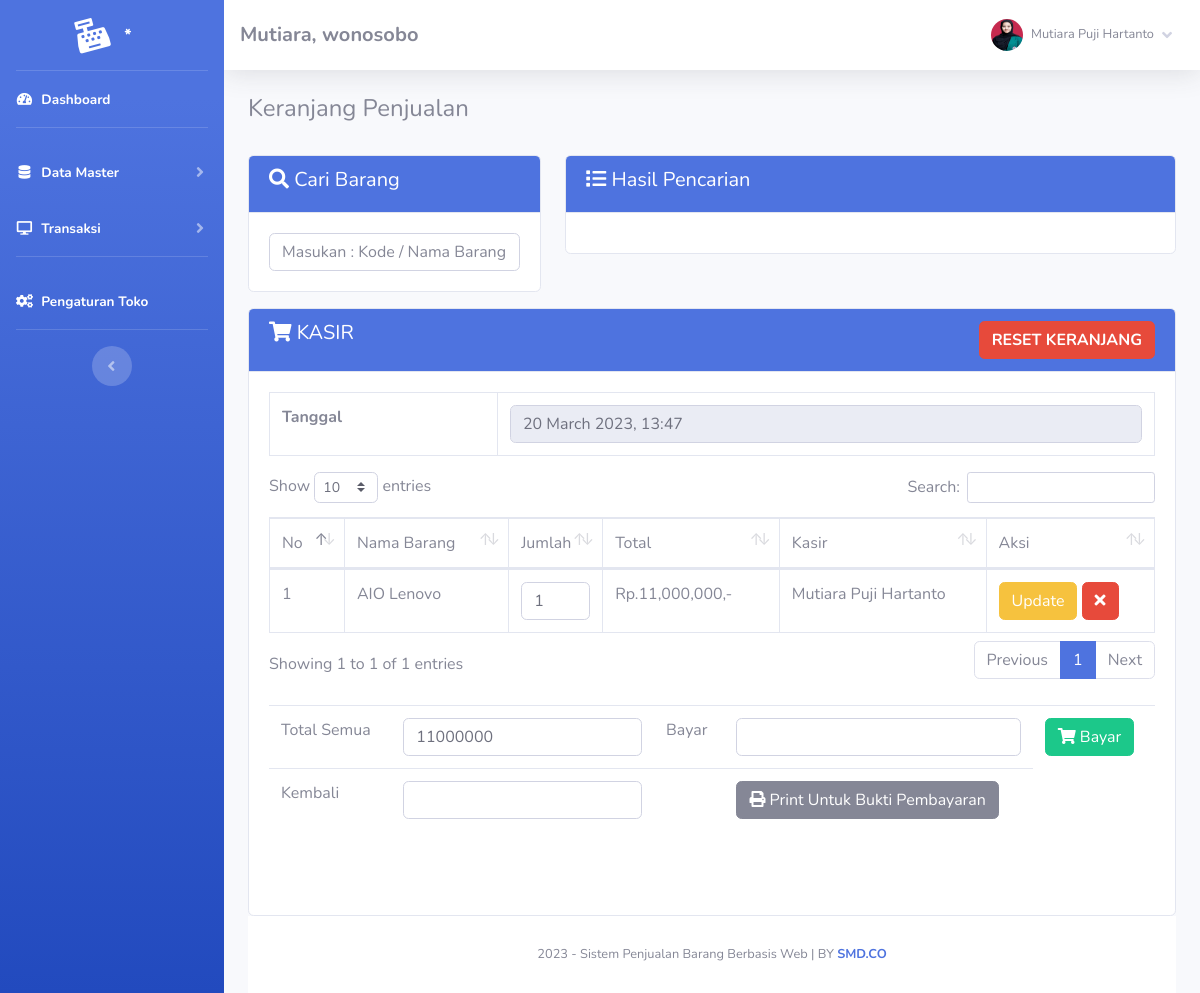
The page /index.php?page=jual (signed in) on the database its author committed.
### tables this page shows
CREATE TABLE `toko`  (
  `id_toko` int NOT NULL AUTO_INCREMENT,
  `nama_toko` varchar(255) NOT NULL,
  `alamat_toko` text NOT NULL,
  `tlp` varchar(255) NOT NULL,
  `nama_pemilik` varchar(255) NOT NULL,
  PRIMARY KEY (`id_toko`) USING BTREE
);

CREATE TABLE `member`  (
  `id_member` int NOT NULL AUTO_INCREMENT,
  `nm_member` varchar(255) NOT NULL,
  `alamat_member` text NOT NULL,
  `telepon` varchar(255) NOT NULL,
  `email` varchar(255) NOT NULL,
  `gambar` text NOT NULL,
  `NIK` text NOT NULL,
  PRIMARY KEY (`id_member`) USING BTREE
);

CREATE TABLE `penjualan`  (
  `id_penjualan` int NOT NULL AUTO_INCREMENT,
  `id_barang` varchar(255) NOT NULL,
  `id_member` int NOT NULL,
  `jumlah` varchar(255) NOT NULL,
  `total` varchar(255) NOT NULL,
  `tanggal_input` varchar(255) NOT NULL,
  PRIMARY KEY (`id_penjualan`) USING BTREE
);

CREATE TABLE `barang`  (
  `id` int NOT NULL AUTO_INCREMENT,
  `id_barang` varchar(255) NOT NULL,
  `id_kategori` int NOT NULL,
  `nama_barang` text NOT NULL,
  `merk` varchar(255) NOT NULL,
  `harga_beli` varchar(255) NOT NULL,
  `harga_jual` varchar(255) NOT NULL,
  `satuan_barang` varchar(255) NOT NULL,
  `stok` text NOT NULL,
  `tgl_input` varchar(255) NOT NULL,
  `tgl_update` varchar(255) NULL DEFAULT NULL,
  PRIMARY KEY (`id`) USING BTREE
);

### fungsi/view/view.php (called while the page is built, shortened)
<?php
class view
{
    protected $db;
    public function __construct($db)
    {
        $this->db = $db;
    }
    public function member_edit($id)
    {
        $sql = "select member.*, login.*
                from member inner join login on member.id_member = login.id_member
                where member.id_member= ?";
        $row = $this->db->prepare($sql);
        $row->execute(array($id));
        $hasil = $row->fetch();
        return $hasil;
    }
    public function toko()
    {
        $sql = "select*from toko where id_toko='1'";
        $row = $this->db->prepare($sql);
        $row->execute();
        $hasil = $row->fetch();
        return $hasil;
    }
    public function penjualan()
    {
        $sql = "SELECT penjualan.* , barang.id_barang, barang.nama_barang, member.id_member,
                member.nm_member from penjualan
                left join barang on barang.id_barang=penjualan.id_barang
                left join member on member.id_member=penjualan.id_member
                ORDER BY id_penjualan";
        $row = $this->db->prepare($sql);
        $row->execute();
        $hasil = $row->fetchAll();
        return $hasil;
    }
}

### admin/module/jual/index.php (the view, shortened to what this page needs)
<h4>Keranjang Penjualan</h4>
<br>
<div class="row">
	<div class="col-sm-4">
		<div class="card card-primary mb-3">
			<div class="card-header bg-primary text-white">
				<h5><i class="fa fa-search"></i> Cari Barang</h5>
			</div>
			<div class="card-body">
				<input type="text" id="cari" class="form-control" name="cari" placeholder="Masukan : Kode / Nama Barang  [ENTER]">
			</div>
		</div>
	</div>
	<div class="col-sm-8">
		<div class="card card-primary mb-3">
			<div class="card-header bg-primary text-white">
				<h5><i class="fa fa-list"></i> Hasil Pencarian</h5>
			</div>
			<div class="card-body">
			</div>
		</div>
	</div>
	<div class="col-sm-12">
		<div class="card card-primary">
			<div class="card-header bg-primary text-white">
				<h5><i class="fa fa-shopping-cart"></i> KASIR
				<a class="btn btn-danger float-right"
					onclick="javascript:return confirm('Apakah anda ingin reset keranjang ?');" href="fungsi/hapus/hapus.php?penjualan=jual">
					<b>RESET KERANJANG</b></a>
				</h5>
			</div>
			<div class="card-body">
				<div id="keranjang" class="table-responsive">
					<table class="table table-bordered">
						<tr>
							<td><b>Tanggal</b></td>
							<td><input type="text" readonly="readonly" class="form-control" value="<?php echo date("j F Y, G:i");?>" name="tgl"></td>
						</tr>
					</table>
					<table class="table table-bordered w-100" id="example1">
						<thead>
							<tr>
								<td> No</td>
								<td> Nama Barang</td>
								<td style="width:10%;"> Jumlah</td>
								<td style="width:20%;"> Total</td>
								<td> Kasir</td>
								<td> Aksi</td>
							</tr>
						</thead>
						<tbody>
							<?php $total_bayar=0; $no=1; $hasil_penjualan = $lihat -> penjualan();?>
							<?php foreach($hasil_penjualan  as $isi){?>
							<tr>
								<td><?php echo $no;?></td>
								<td><?php echo $isi['nama_barang'];?></td>
								<td>
									<form method="POST" action="fungsi/edit/edit.php?jual=jual">
											<input type="number" name="jumlah" value="<?php echo $isi['jumlah'];?>" class="form-control">
										</td>
										<td>Rp.<?php echo number_format($isi['total']);?>,-</td>
										<td><?php echo $isi['nm_member'];?></td>
										<td>
											<button type="submit" class="btn btn-warning">Update</button>
									<a href="fungsi/hapus/hapus.php?jual=jual&id=<?php echo $isi['id_penjualan'];?>&brg=<?php echo $isi['id_barang'];?>
										&jml=<?php echo $isi['jumlah']; ?>"  class="btn btn-danger"><i class="fa fa-times"></i>
									</a>
								</td>
							</tr>
							<?php $no++; $total_bayar += $isi['total'];}?>
						</tbody>
				</table>
				<br/>
				<div id="kasirnya">
					<table class="table table-stripped">
						<form method="POST" action="index.php?page=jual&nota=yes#kasirnya">
							<tr>
								<td>Total Semua  </td>
								<td><input type="text" class="form-control" name="total" value="<?php echo $total_bayar;?>"></td>
								<td>Bayar  </td>
								<td><input type="text" class="form-control" name="bayar" value="<?php echo $bayar;?>"></td>
								<td><button class="btn btn-success"><i class="fa fa-shopping-cart"></i> Bayar</button>
								<?php  if(!empty($_GET['nota'] == 'yes')) {?>
									<a class="btn btn-danger" href="fungsi/hapus/hapus.php?penjualan=jual">
									<b>RESET</b></a></td><?php }?></td>
							</tr>
						</form>
						<tr>
							<td>Kembali</td>
							<td><input type="text" class="form-control" value="<?php echo $hitung;?>"></td>
							<td></td>
							<td>
								<a href="print.php?nm_member=<?php echo $_SESSION['admin']['nm_member'];?>
								&bayar=<?php echo $bayar;?>&kembali=<?php echo $hitung;?>" target="_blank">
								<button class="btn btn-secondary">
									<i class="fa fa-print"></i> Print Untuk Bukti Pembayaran
								</button></a>
							</td>
						</tr>
					</table>
					<br/>
					<br/>
				</div>
			</div>
		</div>
	</div>
</div>

### admin/template/sidebar.php (shortened to what this page needs)
<?php
$id = $_SESSION['admin']['id_member'];
$hasil_profil = $lihat->member_edit($id);
?>
<ul class="navbar-nav bg-gradient-primary sidebar sidebar-dark accordion" id="accordionSidebar">
    <a class="sidebar-brand d-flex align-items-center justify-content-center" href="index.php">
        <div class="sidebar-brand-icon rotate-n-15">
            <i class="fas fa-cash-register"></i>
        </div>
        <div class="sidebar-brand-text mx-3">*<sup></sup></div>
    </a>
    <hr class="sidebar-divider my-0">
    <li class="nav-item active">
        <a class="nav-link" href="index.php">
            <i class="fas fa-fw fa-tachometer-alt"></i>
            <span>Dashboard</span></a>
    </li>
    <hr class="sidebar-divider">
    <li class="nav-item active">
        <a class="nav-link collapsed" href="#" data-toggle="collapse" data-target="#collapseTwo" aria-expanded="true" aria-controls="collapseTwo">
            <i class="fas fa-fw fa-database"></i>
            <span>Data Master</span>
        </a>
    </li>
    <li class="nav-item active">
        <a class="nav-link collapsed" href="#" data-toggle="collapse" data-target="#collapse3" aria-expanded="true" aria-controls="collapse3">
            <i class="fas fa-fw fa-desktop"></i>
            <span>Transaksi</span>
        </a>
    </li>
    <hr class="sidebar-divider">
    <li class="nav-item active">
        <a class="nav-link" href="index.php?page=pengaturan">
            <i class="fas fa-fw fa-cogs"></i>
            <span>Pengaturan Toko</span></a>
    </li>
    <hr class="sidebar-divider d-none d-md-block">
    <div class="text-center d-none d-md-inline">
        <button class="rounded-circle border-0" id="sidebarToggle"></button>
    </div>
</ul>
<div id="content-wrapper" class="d-flex flex-column">
    <div id="content">
        <nav class="navbar navbar-expand navbar-light bg-white topbar mb-4 static-top shadow">
            <h5 class="d-lg-block d-none mt-2"><b><?php echo $toko['nama_toko']; ?>, <?php echo $toko['alamat_toko']; ?></b></h5>
            <ul class="navbar-nav ml-auto">
                <li class="nav-item dropdown no-arrow">
                    <a class="nav-link dropdown-toggle" href="#" id="userDropdown" role="button" data-toggle="dropdown" aria-haspopup="true" aria-expanded="false">
                        <img class="img-profile rounded-circle" src="assets/img/user/<?php echo $hasil_profil['gambar']; ?>">
                        <span class="mr-2 d-none d-lg-inline text-gray-600 small ml-2"><?php echo $hasil_profil['nm_member']; ?></span>
                        <i class="fas fa-angle-down"></i>
                    </a>
                </li>
            </ul>
        </nav>
        <div class="container-fluid">

### rows shown on the page
toko: nama_toko "Mutiara", alamat_toko "wonosobo"
penjualan: barang.nama_barang "AIO Lenovo", jumlah "1", total "11,000,000", id_member.nm_member "Mutiara Puji Hartanto"

### other values the page prints
$hasil_profil['nm_member'] "Mutiara Puji Hartanto"
